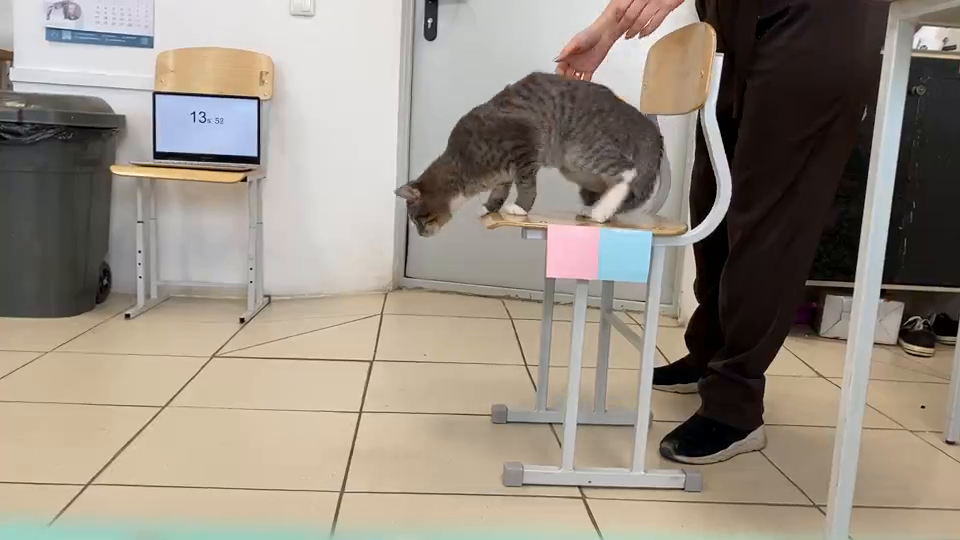
#> input picture frame 16 of media/original_jump.mp4, 960 x 540 px, given in place of чиж1.MOV, which was not available
$ python color_threshold_original.py
#> lines starting #> are read from the running program, lines starting #| are printed output that depends on the picture; pictures that were not available may be replaced by others from this repository, and a replacement may not be noted
from __future__ import print_function
import cv2 as cv
import argparse
max_value = 255
max_value_H = 360//2
low_H = 0
low_S = 0
low_V = 0
high_H = max_value_H
high_S = max_value
high_V = max_value
window_capture_name = 'Video Captur'
window_detection_name = 'Object Detectio'
low_H_name = 'Low H'
low_S_name = 'Low S'
low_V_name = 'Low V'
high_H_name = 'High H'
high_S_name = 'High S'
high_V_name = 'High V'
def on_low_H_thresh_trackbar(val):
    global low_H
    global high_H
    low_H = val
    low_H = min(high_H-1, low_H)
    cv.setTrackbarPos(low_H_name, window_detection_name, low_H)
def on_high_H_thresh_trackbar(val):
    global low_H
    global high_H
    high_H = val
    high_H = max(high_H, low_H+1)
    cv.setTrackbarPos(high_H_name, window_detection_name, high_H)
def on_low_S_thresh_trackbar(val):
    global low_S
    global high_S
    low_S = val
    low_S = min(high_S-1, low_S)
    cv.setTrackbarPos(low_S_name, window_detection_name, low_S)
def on_high_S_thresh_trackbar(val):
    global low_S
    global high_S
    high_S = val
    high_S = max(high_S, low_S+1)
    cv.setTrackbarPos(high_S_name, window_detection_name, high_S)
def on_low_V_thresh_trackbar(val):
    global low_V
    global high_V
    low_V = val
    low_V = min(high_V-1, low_V)
    cv.setTrackbarPos(low_V_name, window_detection_name, low_V)
def on_high_V_thresh_trackbar(val):
    global low_V
    global high_V
    high_V = val
    high_V = max(high_V, low_V+1)
    cv.setTrackbarPos(high_V_name, window_detection_name, high_V)
parser = argparse.ArgumentParser(description='Code for Thresholding Operations using inRange tutorial.')
parser.add_argument('--camera', help='Camera divide number.', default=0, type=int)
args = parser.parse_args()
cap = cv.VideoCapture('чиж1.MOV')
cv.namedWindow(window_capture_name)
cv.namedWindow(window_detection_name)
cv.createTrackbar(low_H_name, window_detection_name , low_H, max_value_H, on_low_H_thresh_trackbar)
cv.createTrackbar(high_H_name, window_detection_name , high_H, max_value_H, on_high_H_thresh_trackbar)
cv.createTrackbar(low_S_name, window_detection_name , low_S, max_value, on_low_S_thresh_trackbar)
cv.createTrackbar(high_S_name, window_detection_name , high_S, max_value, on_high_S_thresh_trackbar)
cv.createTrackbar(low_V_name, window_detection_name , low_V, max_value, on_low_V_thresh_trackbar)
cv.createTrackbar(high_V_name, window_detection_name , high_V, max_value, on_high_V_thresh_trackbar)

scale = 5
while True:

    ret, frame = cap.read()
#> frame is the input picture: shape (540, 960, 3); mean B, G, R 130.6, 142.2, 151.5
    frameCopy = cv.resize(frame,(frame.shape[1]//scale,frame.shape[0]//scale))
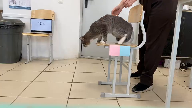
#> frameCopy: shape (108, 192, 3); mean B, G, R 130.5, 142.1, 151.5
    if frame is None:
        break
    frame_HSV = cv.cvtColor(frameCopy, cv.COLOR_BGR2HSV)
#> frame_HSV: shape (108, 192, 3); mean H, S, V 31.5, 52.2, 153.6
    frame_threshold = cv.inRange(frame_HSV, (low_H, low_S, low_V), (high_H, high_S, high_V))
#> frame_threshold: shape (108, 192); every value is 255


    cv.imshow(window_capture_name, cv.hconcat((frameCopy,
										cv.merge((frame_threshold,frame_threshold,frame_threshold)))))
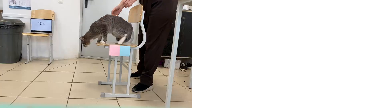
#> window 'Video Captur': shape (108, 384, 3); mean B, G, R 192.8, 198.6, 203.3
    print((low_H, low_S, low_V), (high_H, high_S, high_V))
    key = cv.waitKey(30)
#> (key q is pressed here)
    if key == ord('q') or key == 27:
        break

$ run again, starting later in the video
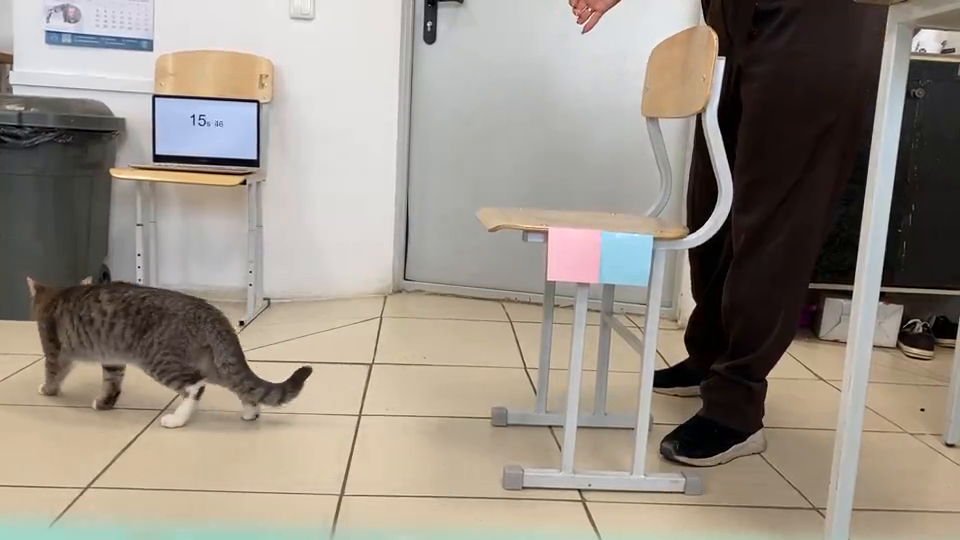
#> input picture frame 74 of media/original_jump.mp4, 960 x 540 px, given in place of чиж1.MOV, which was not available
#> frame is the input picture: shape (540, 960, 3); mean B, G, R 133.7, 144, 152.5
#> `frameCopy = cv.resize(frame,(frame.shape[1]//scale,frame.shape[0]//sca..`:
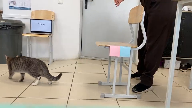
#> frameCopy: shape (108, 192, 3); mean B, G, R 133.6, 143.9, 152.4
#> frame_HSV: shape (108, 192, 3); mean H, S, V 34, 49.3, 154.5
#> frame_threshold: shape (108, 192); every value is 255
#> `cv.imshow(window_capture_name, cv.hconcat((frameCopy, cv.merge((frame_..`:
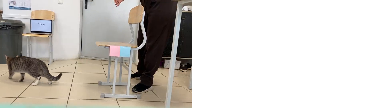
#> window 'Video Captur': shape (108, 384, 3); mean B, G, R 194.3, 199.5, 203.7

$ run again, starting later in the video
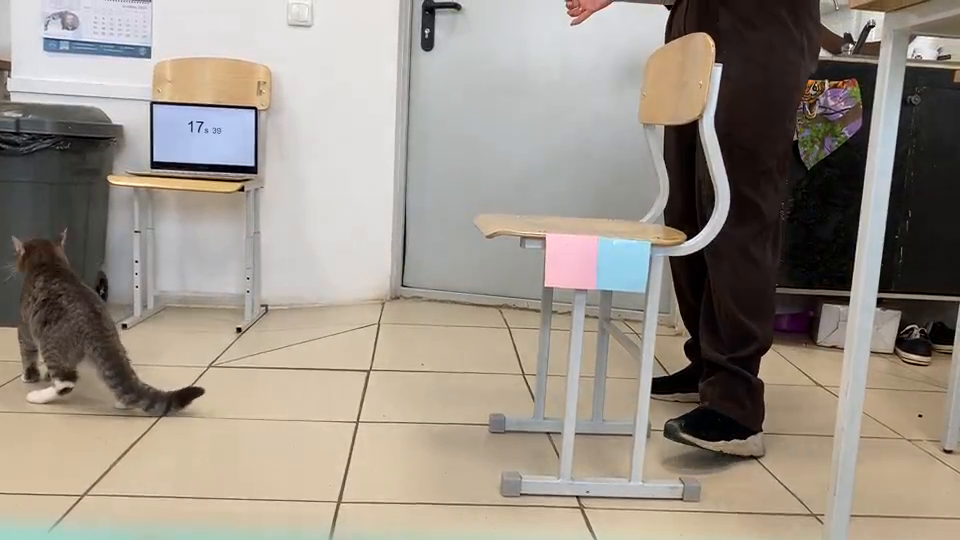
#> input picture frame 132 of media/original_jump.mp4, 960 x 540 px, given in place of чиж1.MOV, which was not available
#> frame is the input picture: shape (540, 960, 3); mean B, G, R 135.9, 146.1, 154.6
#> `frameCopy = cv.resize(frame,(frame.shape[1]//scale,frame.shape[0]//sca..`:
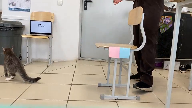
#> frameCopy: shape (108, 192, 3); mean B, G, R 135.9, 146.1, 154.6
#> frame_HSV: shape (108, 192, 3); mean H, S, V 39.6, 47.7, 156.8
#> frame_threshold: shape (108, 192); every value is 255
#> `cv.imshow(window_capture_name, cv.hconcat((frameCopy, cv.merge((frame_..`:
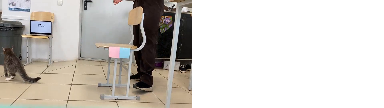
#> window 'Video Captur': shape (108, 384, 3); mean B, G, R 195.4, 200.6, 204.8
